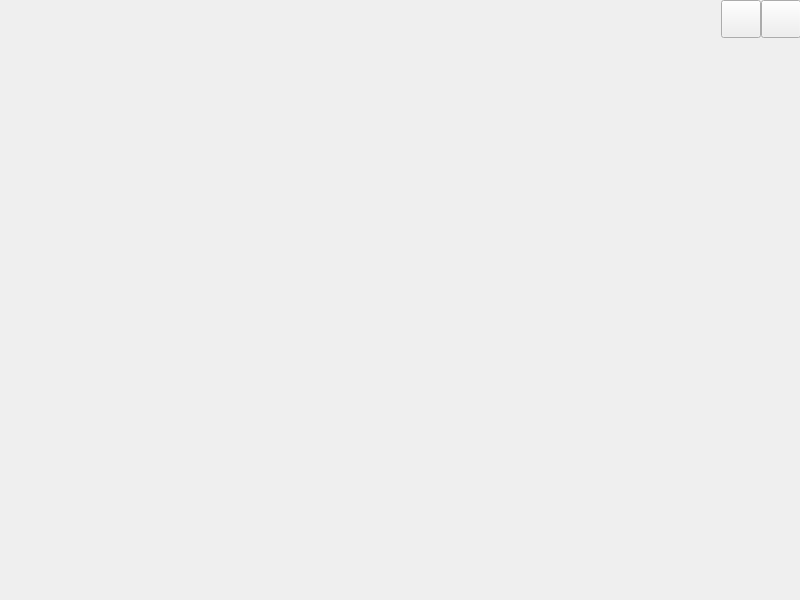
<?xml version="1.0" encoding="UTF-8"?>
<ui version="4.0">
 <class>MainWindow</class>
 <widget class="QMainWindow" name="MainWindow">
  <property name="geometry">
   <rect>
    <x>0</x>
    <y>0</y>
    <width>800</width>
    <height>600</height>
   </rect>
  </property>
  <property name="windowTitle">
   <string>MainWindow</string>
  </property>
  <widget class="QWidget" name="centralwidget">
   <widget class="QWidget" name="layoutWidget">
    <property name="geometry">
     <rect>
      <x>0</x>
      <y>0</y>
      <width>801</width>
      <height>601</height>
     </rect>
    </property>
    <layout class="QVBoxLayout" name="verticalLayout">
     <property name="spacing">
      <number>0</number>
     </property>
     <property name="bottomMargin">
      <number>0</number>
     </property>
     <item>
      <layout class="QHBoxLayout" name="topLayout">
       <property name="spacing">
        <number>0</number>
       </property>
       <property name="sizeConstraint">
        <enum>QLayout::SetMinimumSize</enum>
       </property>
       <item>
        <widget class="QLabel" name="topSpace">
         <property name="sizePolicy">
          <sizepolicy hsizetype="Expanding" vsizetype="Minimum">
           <horstretch>0</horstretch>
           <verstretch>0</verstretch>
          </sizepolicy>
         </property>
         <property name="text">
          <string/>
         </property>
        </widget>
       </item>
       <item>
        <widget class="QPushButton" name="hide">
         <property name="sizePolicy">
          <sizepolicy hsizetype="Fixed" vsizetype="Fixed">
           <horstretch>0</horstretch>
           <verstretch>0</verstretch>
          </sizepolicy>
         </property>
         <property name="minimumSize">
          <size>
           <width>38</width>
           <height>38</height>
          </size>
         </property>
         <property name="text">
          <string/>
         </property>
        </widget>
       </item>
       <item>
        <widget class="QPushButton" name="close">
         <property name="sizePolicy">
          <sizepolicy hsizetype="Fixed" vsizetype="Fixed">
           <horstretch>0</horstretch>
           <verstretch>0</verstretch>
          </sizepolicy>
         </property>
         <property name="minimumSize">
          <size>
           <width>38</width>
           <height>38</height>
          </size>
         </property>
         <property name="text">
          <string/>
         </property>
        </widget>
       </item>
      </layout>
     </item>
     <item>
      <layout class="QHBoxLayout" name="horizontalLayout">
       <property name="spacing">
        <number>0</number>
       </property>
       <item>
        <layout class="QVBoxLayout" name="leftSideLayout">
         <property name="spacing">
          <number>0</number>
         </property>
         <property name="sizeConstraint">
          <enum>QLayout::SetMinimumSize</enum>
         </property>
         <property name="rightMargin">
          <number>0</number>
         </property>
        </layout>
       </item>
       <item>
        <widget class="QStackedWidget" name="stackedWidget">
         <property name="currentIndex">
          <number>-1</number>
         </property>
        </widget>
       </item>
      </layout>
     </item>
     <item>
      <layout class="QHBoxLayout" name="bottomLayer">
       <property name="spacing">
        <number>0</number>
       </property>
       <property name="sizeConstraint">
        <enum>QLayout::SetMinimumSize</enum>
       </property>
       <item>
        <widget class="QLabel" name="bottomSpace">
         <property name="sizePolicy">
          <sizepolicy hsizetype="Expanding" vsizetype="Expanding">
           <horstretch>0</horstretch>
           <verstretch>0</verstretch>
          </sizepolicy>
         </property>
         <property name="minimumSize">
          <size>
           <width>0</width>
           <height>0</height>
          </size>
         </property>
         <property name="maximumSize">
          <size>
           <width>16777215</width>
           <height>30</height>
          </size>
         </property>
         <property name="text">
          <string/>
         </property>
        </widget>
       </item>
      </layout>
     </item>
    </layout>
   </widget>
  </widget>
 </widget>
 <resources/>
 <connections/>
</ui>
